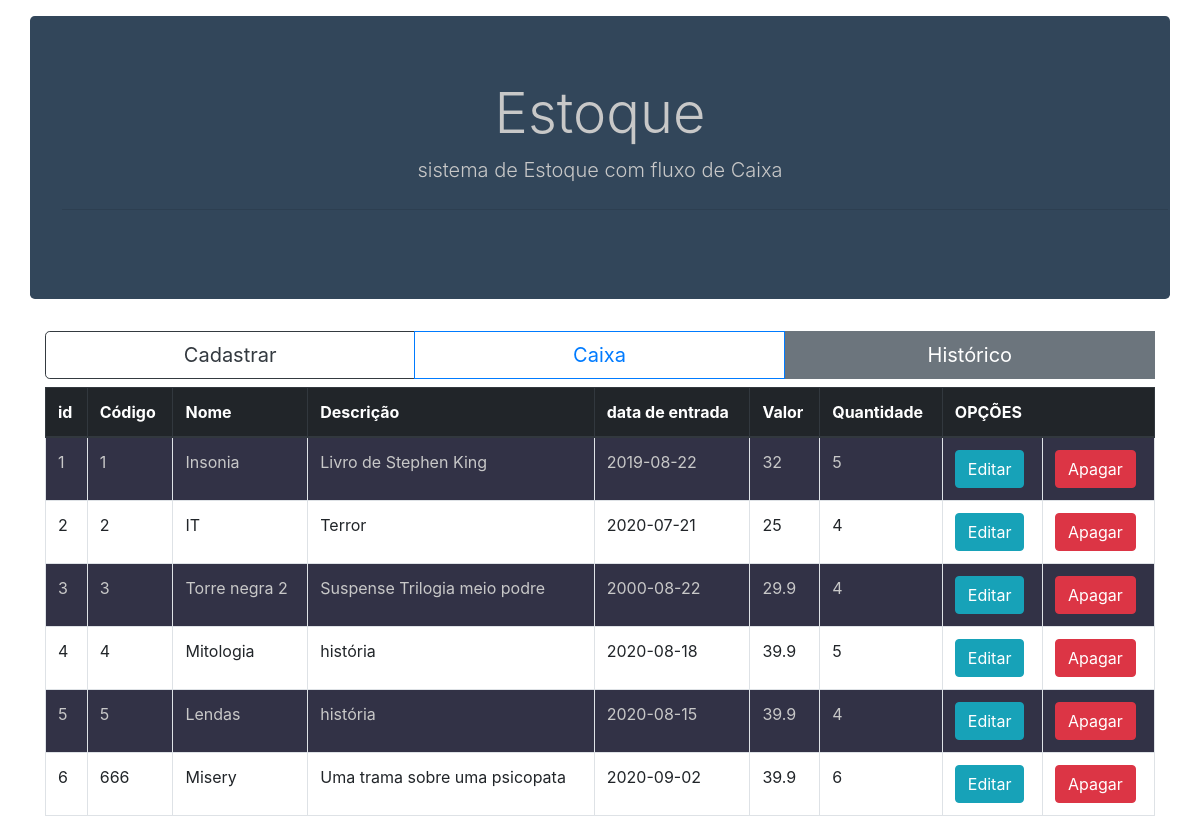
The page / on the database its author committed.
### tables this page shows
CREATE TABLE IF NOT EXISTS `produtos` (
  `id` int(11) NOT NULL AUTO_INCREMENT,
  `codigo` int(200) DEFAULT 0,
  `nome` varchar(50) DEFAULT '0',
  `dia` date NOT NULL,
  `descricao` varchar(200) DEFAULT '0',
  `valor` float DEFAULT 0,
  `qtd` int(11) DEFAULT NULL,
  PRIMARY KEY (`id`)
);

### core/controller.php (called while the page is built, shortened)
<?php
class controller{
public function loadTemplate($viewName, $viewData = array()){
    require 'views/template.php';
}
public function loadViewInTemplate($viewName, $viewData = array()){
    extract($viewData);
    require 'views/'.$viewName.'.php';
}
}
?>

### views/template.php (called while the page is built)
<?php
$this->loadViewInTemplate($viewName, $viewData);
?>

### controllers/homeController.php (called while the page is built)
<?php
class homeController extends controller {
    public function index(){
        $dados = array();
        $livros = new Cadastrar();
        $dados['lista'] = $livros->getAll();
        $this->loadTemplate('home', $dados);
    }
}
?>

### core/Core.php (called while the page is built, shortened)
<?php
class Core {
    public function run(){
        $url = '/';
        $params = array();
    if(!empty($url) && $url !='/'){
        $url = explode('/', $url);
        array_shift($url);
        $currentController = $url[0].'Controller';
        array_shift($url);
        if(isset($url[0]) && !empty($url[0])){
            $currentAction = $url[0];
            array_shift($url);
        }else{
            $currentAction = 'index';
    }if(count($url) > 0){
        $params = $url;
}
}else{
    $currentAction = 'index';
}
$c = new $currentController();
call_user_func_array(array($c, $currentAction), $params);
}
}
?>

### index.php (called while the page is built, shortened)
<?php
$core = new Core();
$core->run();
?>

### core/model.php (called while the page is built, shortened)
<?php
class model{
    public function __construct(){
        global $db;
        $this->db = $db;
    }
}
?>

### models/Cadastrar.php (called while the page is built, shortened)
<?php
class Cadastrar extends model{
    public function getAll(){
      $array = array();
      $sql = $this->db->query("SELECT * FROM produtos");
      if($sql ->rowCount() > 0){
        $array = $sql->fetchAll();
      }
      return $array;
    }
}
?>

### views/home.php (the view, shortened to what this page needs)
<!DOCTYPE html>
<html lang="en">
<head>
    <link rel="stylesheet" href="<?php echo BASE_URL;?>/assets/css/bootstrap.min.css">
    <link rel="stylesheet" href="<?php echo BASE_URL;?>/assets/css/home.css">
</head>
<body>
<div class="container">
<div class="row row align-items-center">
<div class="jumbotron col-lg-12 mt-3">
    <h1 class="display-4 col text-center">Estoque</h1>
    <p class="lead col text-center">sistema de Estoque com fluxo de Caixa</p>
    <hr class="my-4 col text-center">
</div>
</div>
<div class="row row align-items-center mb-2">
<div class="btn-group col " role="group" aria-label="Button group">
 <a class="btn-primary btn-lg btn btn-outline-dark col text-centertext-center" role="button"  href="<?php echo BASE_URL; ?>/cadastrar"> Cadastrar</a>
 <a class="btn-primary btn-lg btn btn-outline-primary col text-center" role="button" href="<?php echo BASE_URL; ?>/caixa">Caixa</a><br>
 <a class="btn-secondary  btn-lg btn col text-center" role="button" href="<?php echo BASE_URL; ?>/histórico">Histórico</a><br>
</div>
</div>
<div class="row row align-items-center">
    <div class="col-12 col-12">
<table class="table table-striped table-bordered table-hover" border="1">
<thead class="thead-dark">
<tr>
<th scope="col">id</th>
<th scope="col">Código</th>
<th scope="col">Nome</th>
<th scope="col">Descrição</th>
<th scope="col">data de entrada</th>
<th scope="col">Valor</th>
<th scope="col">Quantidade</th>
<th scope="col" colspan="2" >OPÇÕES</th>
</tr>
</thead>
<tbody>
<?php foreach($lista as $item): ?>
<tr>
			<td><?php echo $item['id']; ?></td>
			<td><?php echo $item['codigo']; ?></td>
            <td><?php echo $item['nome']; ?></td>
            <td><?php echo $item['descricao']; ?></td>
            <td><?php echo $item['dia']; ?></td>
            <td><?php echo $item['valor']; ?></td>
            <td><?php echo $item['qtd']; ?></td>
            <td><a class="btn btn-info" href="<?php echo BASE_URL;?>/cadastrar/editar/<?php echo $item['id']; ?>">Editar</a></td>
            <td><a class="btn btn-danger" href="<?php echo BASE_URL;?>/cadastrar/delete/<?php echo $item['id']; ?>">Apagar</a></td>
<?php endforeach; ?>
</tr>
</tbody>
</table>
</div>
</div>
</div>
</body>
</html>

### assets/css/home.css (style rules this page uses)
.table-striped>tbody>tr:nth-child(odd)>td, .table-striped>tbody>tr:nth-child(odd)>th { background-color: rgb(50, 50, 70); color: rgb(200,200,200); }
.jumbotron { background-color: rgb(50, 70, 90); color: rgb(200,200,200); }

### rows shown on the page
produtos: id "1", codigo "1", nome "Insonia", descricao "Livro de Stephen King", dia "2019-08-22", valor "32", qtd "5"
produtos: id "2", codigo "2", nome "IT", descricao "Terror", dia "2020-07-21", valor "25", qtd "4"
produtos: id "3", codigo "3", nome "Torre negra 2", descricao "Suspense Trilogia meio podre", dia "2000-08-22", valor "29.9", qtd "4"
produtos: id "4", codigo "4", nome "Mitologia", descricao "história", dia "2020-08-18", valor "39.9", qtd "5"
produtos: id "5", codigo "5", nome "Lendas", descricao "história", dia "2020-08-15", valor "39.9", qtd "4"
produtos: id "6", codigo "666", nome "Misery", descricao "Uma trama sobre uma psicopata", dia "2020-09-02", valor "39.9", qtd "6"
